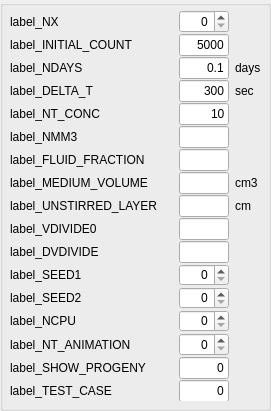
           <widget class="QGroupBox" name="groupBox_run1">
            <property name="geometry">
             <rect>
              <x>10</x>
              <y>20</y>
              <width>271</width>
              <height>411</height>
             </rect>
            </property>
            <property name="title">
             <string/>
            </property>
            <widget class="QWidget" name="layoutWidget">
             <property name="geometry">
              <rect>
               <x>10</x>
               <y>10</y>
               <width>251</width>
               <height>391</height>
              </rect>
             </property>
             <layout class="QGridLayout" name="gridLayout_GL4">
              <property name="verticalSpacing">
               <number>1</number>
              </property>
              <item row="0" column="0">
               <widget class="QMyLabel" name="label_NX">
                <property name="text">
                 <string>label_NX</string>
                </property>
                <property name="wordWrap">
                 <bool>false</bool>
                </property>
               </widget>
              </item>
              <item row="0" column="1">
               <spacer name="horizontalSpacer_12">
                <property name="orientation">
                 <enum>Qt::Horizontal</enum>
                </property>
                <property name="sizeHint" stdset="0">
                 <size>
                  <width>40</width>
                  <height>13</height>
                 </size>
                </property>
               </spacer>
              </item>
              <item row="0" column="2">
               <widget class="QSpinBox" name="spin_NX">
                <property name="maximumSize">
                 <size>
                  <width>50</width>
                  <height>16777215</height>
                 </size>
                </property>
                <property name="alignment">
                 <set>Qt::AlignRight|Qt::AlignTrailing|Qt::AlignVCenter</set>
                </property>
                <property name="maximum">
                 <number>999999999</number>
                </property>
               </widget>
              </item>
              <item row="1" column="1">
               <spacer name="horizontalSpacer_13">
                <property name="orientation">
                 <enum>Qt::Horizontal</enum>
                </property>
                <property name="sizeHint" stdset="0">
                 <size>
                  <width>40</width>
                  <height>13</height>
                 </size>
                </property>
               </spacer>
              </item>
              <item row="2" column="0">
               <widget class="QMyLabel" name="label_NDAYS">
                <property name="mouseTracking">
                 <bool>false</bool>
                </property>
                <property name="toolTip">
                 <string/>
                </property>
                <property name="text">
                 <string>label_NDAYS</string>
                </property>
                <property name="wordWrap">
                 <bool>false</bool>
                </property>
               </widget>
              </item>
              <item row="2" column="1">
               <spacer name="horizontalSpacer_29">
                <property name="orientation">
                 <enum>Qt::Horizontal</enum>
                </property>
                <property name="sizeHint" stdset="0">
                 <size>
                  <width>40</width>
                  <height>13</height>
                 </size>
                </property>
               </spacer>
              </item>
              <item row="15" column="0">
               <widget class="QMyLabel" name="label_SEED1">
                <property name="mouseTracking">
                 <bool>false</bool>
                </property>
                <property name="toolTip">
                 <string>seed vector for RNGs</string>
                </property>
                <property name="text">
                 <string>label_SEED1</string>
                </property>
                <property name="wordWrap">
                 <bool>false</bool>
                </property>
               </widget>
              </item>
              <item row="15" column="1">
               <spacer name="horizontalSpacer_30">
                <property name="orientation">
                 <enum>Qt::Horizontal</enum>
                </property>
                <property name="sizeHint" stdset="0">
                 <size>
                  <width>40</width>
                  <height>13</height>
                 </size>
                </property>
               </spacer>
              </item>
              <item row="15" column="2">
               <widget class="QSpinBox" name="spin_SEED1">
                <property name="maximumSize">
                 <size>
                  <width>50</width>
                  <height>16777215</height>
                 </size>
                </property>
                <property name="alignment">
                 <set>Qt::AlignRight|Qt::AlignTrailing|Qt::AlignVCenter</set>
                </property>
                <property name="maximum">
                 <number>999999999</number>
                </property>
               </widget>
              </item>
              <item row="16" column="0">
               <widget class="QMyLabel" name="label_SEED2">
                <property name="mouseTracking">
                 <bool>false</bool>
                </property>
                <property name="toolTip">
                 <string>seed vector for RNGs</string>
                </property>
                <property name="text">
                 <string>label_SEED2</string>
                </property>
                <property name="wordWrap">
                 <bool>false</bool>
                </property>
               </widget>
              </item>
              <item row="16" column="1">
               <spacer name="horizontalSpacer_31">
                <property name="orientation">
                 <enum>Qt::Horizontal</enum>
                </property>
                <property name="sizeHint" stdset="0">
                 <size>
                  <width>40</width>
                  <height>13</height>
                 </size>
                </property>
               </spacer>
              </item>
              <item row="16" column="2">
               <widget class="QSpinBox" name="spin_SEED2">
                <property name="maximumSize">
                 <size>
                  <width>50</width>
                  <height>16777215</height>
                 </size>
                </property>
                <property name="alignment">
                 <set>Qt::AlignRight|Qt::AlignTrailing|Qt::AlignVCenter</set>
                </property>
                <property name="maximum">
                 <number>999999999</number>
                </property>
               </widget>
              </item>
              <item row="2" column="2">
               <widget class="QLineEdit" name="line_NDAYS">
                <property name="maximumSize">
                 <size>
                  <width>50</width>
                  <height>16777215</height>
                 </size>
                </property>
                <property name="text">
                 <string>0.1</string>
                </property>
                <property name="alignment">
                 <set>Qt::AlignRight|Qt::AlignTrailing|Qt::AlignVCenter</set>
                </property>
               </widget>
              </item>
              <item row="18" column="0">
               <widget class="QMyLabel" name="label_NT_ANIMATION">
                <property name="toolTip">
                 <string>animation update interval</string>
                </property>
                <property name="text">
                 <string>label_NT_ANIMATION</string>
                </property>
               </widget>
              </item>
              <item row="18" column="1">
               <spacer name="horizontalSpacer_32">
                <property name="orientation">
                 <enum>Qt::Horizontal</enum>
                </property>
                <property name="sizeHint" stdset="0">
                 <size>
                  <width>40</width>
                  <height>13</height>
                 </size>
                </property>
               </spacer>
              </item>
              <item row="18" column="2">
               <widget class="QSpinBox" name="spin_NT_ANIMATION">
                <property name="maximumSize">
                 <size>
                  <width>50</width>
                  <height>16777215</height>
                 </size>
                </property>
                <property name="alignment">
                 <set>Qt::AlignRight|Qt::AlignTrailing|Qt::AlignVCenter</set>
                </property>
                <property name="maximum">
                 <number>999999999</number>
                </property>
               </widget>
              </item>
              <item row="2" column="3">
               <widget class="QLabel" name="units_NDAYS">
                <property name="text">
                 <string>days</string>
                </property>
               </widget>
              </item>
              <item row="17" column="0">
               <widget class="QMyLabel" name="label_NCPU">
                <property name="toolTip">
                 <string>animation update interval</string>
                </property>
                <property name="text">
                 <string>label_NCPU</string>
                </property>
               </widget>
              </item>
              <item row="17" column="1">
               <spacer name="horizontalSpacer_34">
                <property name="orientation">
                 <enum>Qt::Horizontal</enum>
                </property>
                <property name="sizeHint" stdset="0">
                 <size>
                  <width>40</width>
                  <height>13</height>
                 </size>
                </property>
               </spacer>
              </item>
              <item row="17" column="2">
               <widget class="QSpinBox" name="spin_NCPU">
                <property name="maximumSize">
                 <size>
                  <width>50</width>
                  <height>16777215</height>
                 </size>
                </property>
                <property name="alignment">
                 <set>Qt::AlignRight|Qt::AlignTrailing|Qt::AlignVCenter</set>
                </property>
                <property name="maximum">
                 <number>999999999</number>
                </property>
               </widget>
              </item>
              <item row="20" column="2">
               <widget class="QLineEdit" name="line_TEST_CASE">
                <property name="maximumSize">
                 <size>
                  <width>50</width>
                  <height>16777215</height>
                 </size>
                </property>
                <property name="text">
                 <string>0</string>
                </property>
                <property name="alignment">
                 <set>Qt::AlignRight|Qt::AlignTrailing|Qt::AlignVCenter</set>
                </property>
               </widget>
              </item>
              <item row="20" column="0">
               <widget class="QMyLabel" name="label_TEST_CASE">
                <property name="text">
                 <string>label_TEST_CASE</string>
                </property>
               </widget>
              </item>
              <item row="20" column="1">
               <spacer name="horizontalSpacer_33">
                <property name="orientation">
                 <enum>Qt::Horizontal</enum>
                </property>
                <property name="sizeHint" stdset="0">
                 <size>
                  <width>40</width>
                  <height>13</height>
                 </size>
                </property>
               </spacer>
              </item>
              <item row="1" column="0">
               <widget class="QMyLabel" name="label_INITIAL_COUNT">
                <property name="text">
                 <string>label_INITIAL_COUNT</string>
                </property>
               </widget>
              </item>
              <item row="1" column="2">
               <widget class="QLineEdit" name="line_INITIAL_COUNT">
                <property name="maximumSize">
                 <size>
                  <width>50</width>
                  <height>16777215</height>
                 </size>
                </property>
                <property name="text">
                 <string>5000</string>
                </property>
                <property name="alignment">
                 <set>Qt::AlignRight|Qt::AlignTrailing|Qt::AlignVCenter</set>
                </property>
               </widget>
              </item>
              <item row="3" column="0">
               <widget class="QMyLabel" name="label_DELTA_T">
                <property name="text">
                 <string>label_DELTA_T</string>
                </property>
               </widget>
              </item>
              <item row="3" column="1">
               <spacer name="horizontalSpacer_35">
                <property name="orientation">
                 <enum>Qt::Horizontal</enum>
                </property>
                <property name="sizeHint" stdset="0">
                 <size>
                  <width>40</width>
                  <height>13</height>
                 </size>
                </property>
               </spacer>
              </item>
              <item row="3" column="2">
               <widget class="QLineEdit" name="line_DELTA_T">
                <property name="maximumSize">
                 <size>
                  <width>50</width>
                  <height>16777215</height>
                 </size>
                </property>
                <property name="text">
                 <string>300</string>
                </property>
                <property name="alignment">
                 <set>Qt::AlignRight|Qt::AlignTrailing|Qt::AlignVCenter</set>
                </property>
               </widget>
              </item>
              <item row="4" column="0">
               <widget class="QMyLabel" name="label_NT_CONC">
                <property name="text">
                 <string>label_NT_CONC</string>
                </property>
               </widget>
              </item>
              <item row="4" column="1">
               <spacer name="horizontalSpacer_36">
                <property name="orientation">
                 <enum>Qt::Horizontal</enum>
                </property>
                <property name="sizeHint" stdset="0">
                 <size>
                  <width>13</width>
                  <height>28</height>
                 </size>
                </property>
               </spacer>
              </item>
              <item row="4" column="2">
               <widget class="QLineEdit" name="line_NT_CONC">
                <property name="maximumSize">
                 <size>
                  <width>50</width>
                  <height>16777215</height>
                 </size>
                </property>
                <property name="text">
                 <string>10</string>
                </property>
                <property name="alignment">
                 <set>Qt::AlignRight|Qt::AlignTrailing|Qt::AlignVCenter</set>
                </property>
               </widget>
              </item>
              <item row="5" column="0">
               <widget class="QMyLabel" name="label_NMM3">
                <property name="text">
                 <string>label_NMM3</string>
                </property>
               </widget>
              </item>
              <item row="5" column="1">
               <spacer name="horizontalSpacer_37">
                <property name="orientation">
                 <enum>Qt::Horizontal</enum>
                </property>
                <property name="sizeHint" stdset="0">
                 <size>
                  <width>40</width>
                  <height>13</height>
                 </size>
                </property>
               </spacer>
              </item>
              <item row="5" column="2">
               <widget class="QLineEdit" name="line_NMM3">
                <property name="maximumSize">
                 <size>
                  <width>50</width>
                  <height>16777215</height>
                 </size>
                </property>
                <property name="alignment">
                 <set>Qt::AlignRight|Qt::AlignTrailing|Qt::AlignVCenter</set>
                </property>
               </widget>
              </item>
              <item row="6" column="0">
               <widget class="QMyLabel" name="label_FLUID_FRACTION">
                <property name="text">
                 <string>label_FLUID_FRACTION</string>
                </property>
               </widget>
              </item>
              <item row="6" column="1">
               <spacer name="horizontalSpacer_38">
                <property name="orientation">
                 <enum>Qt::Horizontal</enum>
                </property>
                <property name="sizeHint" stdset="0">
                 <size>
                  <width>40</width>
                  <height>13</height>
                 </size>
                </property>
               </spacer>
              </item>
              <item row="6" column="2">
               <widget class="QLineEdit" name="line_FLUID_FRACTION">
                <property name="maximumSize">
                 <size>
                  <width>50</width>
                  <height>16777215</height>
                 </size>
                </property>
                <property name="alignment">
                 <set>Qt::AlignRight|Qt::AlignTrailing|Qt::AlignVCenter</set>
                </property>
               </widget>
              </item>
              <item row="9" column="0">
               <widget class="QMyLabel" name="label_VDIVIDE0">
                <property name="text">
                 <string>label_VDIVIDE0</string>
                </property>
               </widget>
              </item>
              <item row="9" column="1">
               <spacer name="horizontalSpacer_39">
                <property name="orientation">
                 <enum>Qt::Horizontal</enum>
                </property>
                <property name="sizeHint" stdset="0">
                 <size>
                  <width>40</width>
                  <height>13</height>
                 </size>
                </property>
               </spacer>
              </item>
              <item row="9" column="2">
               <widget class="QLineEdit" name="line_VDIVIDE0">
                <property name="maximumSize">
                 <size>
                  <width>50</width>
                  <height>16777215</height>
                 </size>
                </property>
                <property name="alignment">
                 <set>Qt::AlignRight|Qt::AlignTrailing|Qt::AlignVCenter</set>
                </property>
               </widget>
              </item>
              <item row="10" column="0">
               <widget class="QMyLabel" name="label_DVDIVIDE">
                <property name="text">
                 <string>label_DVDIVIDE</string>
                </property>
               </widget>
              </item>
              <item row="10" column="1">
               <spacer name="horizontalSpacer_40">
                <property name="orientation">
                 <enum>Qt::Horizontal</enum>
                </property>
                <property name="sizeHint" stdset="0">
                 <size>
                  <width>40</width>
                  <height>13</height>
                 </size>
                </property>
               </spacer>
              </item>
              <item row="10" column="2">
               <widget class="QLineEdit" name="line_DVDIVIDE">
                <property name="maximumSize">
                 <size>
                  <width>50</width>
                  <height>16777215</height>
                 </size>
                </property>
                <property name="alignment">
                 <set>Qt::AlignRight|Qt::AlignTrailing|Qt::AlignVCenter</set>
                </property>
               </widget>
              </item>
              <item row="3" column="3">
               <widget class="QLabel" name="units_DELTA_T">
                <property name="text">
                 <string>sec</string>
                </property>
               </widget>
              </item>
              <item row="7" column="1">
               <spacer name="horizontalSpacer_43">
                <property name="orientation">
                 <enum>Qt::Horizontal</enum>
                </property>
                <property name="sizeHint" stdset="0">
                 <size>
                  <width>40</width>
                  <height>13</height>
                 </size>
                </property>
               </spacer>
              </item>
              <item row="7" column="0">
               <widget class="QMyLabel" name="label_MEDIUM_VOLUME">
                <property name="text">
                 <string>label_MEDIUM_VOLUME</string>
                </property>
               </widget>
              </item>
              <item row="7" column="2">
               <widget class="QLineEdit" name="line_MEDIUM_VOLUME">
                <property name="maximumSize">
                 <size>
                  <width>50</width>
                  <height>16777215</height>
                 </size>
                </property>
                <property name="alignment">
                 <set>Qt::AlignRight|Qt::AlignTrailing|Qt::AlignVCenter</set>
                </property>
               </widget>
              </item>
              <item row="7" column="3">
               <widget class="QLabel" name="units_MEDIUM_VOLUME">
                <property name="text">
                 <string>cm3</string>
                </property>
               </widget>
              </item>
              <item row="19" column="0">
               <widget class="QMyLabel" name="label_SHOW_PROGENY">
                <property name="text">
                 <string>label_SHOW_PROGENY</string>
                </property>
               </widget>
              </item>
              <item row="19" column="1">
               <spacer name="horizontalSpacer_46">
                <property name="orientation">
                 <enum>Qt::Horizontal</enum>
                </property>
                <property name="sizeHint" stdset="0">
                 <size>
                  <width>40</width>
                  <height>13</height>
                 </size>
                </property>
               </spacer>
              </item>
              <item row="19" column="2">
               <widget class="QLineEdit" name="line_SHOW_PROGENY">
                <property name="maximumSize">
                 <size>
                  <width>50</width>
                  <height>16777215</height>
                 </size>
                </property>
                <property name="text">
                 <string>0</string>
                </property>
                <property name="alignment">
                 <set>Qt::AlignRight|Qt::AlignTrailing|Qt::AlignVCenter</set>
                </property>
               </widget>
              </item>
              <item row="8" column="0">
               <widget class="QMyLabel" name="label_UNSTIRRED_LAYER">
                <property name="text">
                 <string>label_UNSTIRRED_LAYER</string>
                </property>
               </widget>
              </item>
              <item row="8" column="1">
               <spacer name="horizontalSpacer_47">
                <property name="orientation">
                 <enum>Qt::Horizontal</enum>
                </property>
                <property name="sizeHint" stdset="0">
                 <size>
                  <width>40</width>
                  <height>13</height>
                 </size>
                </property>
               </spacer>
              </item>
              <item row="8" column="2">
               <widget class="QLineEdit" name="line_UNSTIRRED_LAYER">
                <property name="maximumSize">
                 <size>
                  <width>50</width>
                  <height>16777215</height>
                 </size>
                </property>
                <property name="alignment">
                 <set>Qt::AlignRight|Qt::AlignTrailing|Qt::AlignVCenter</set>
                </property>
               </widget>
              </item>
              <item row="8" column="3">
               <widget class="QLabel" name="units_layer">
                <property name="text">
                 <string>cm</string>
                </property>
               </widget>
              </item>
             </layout>
            </widget>
           </widget>
